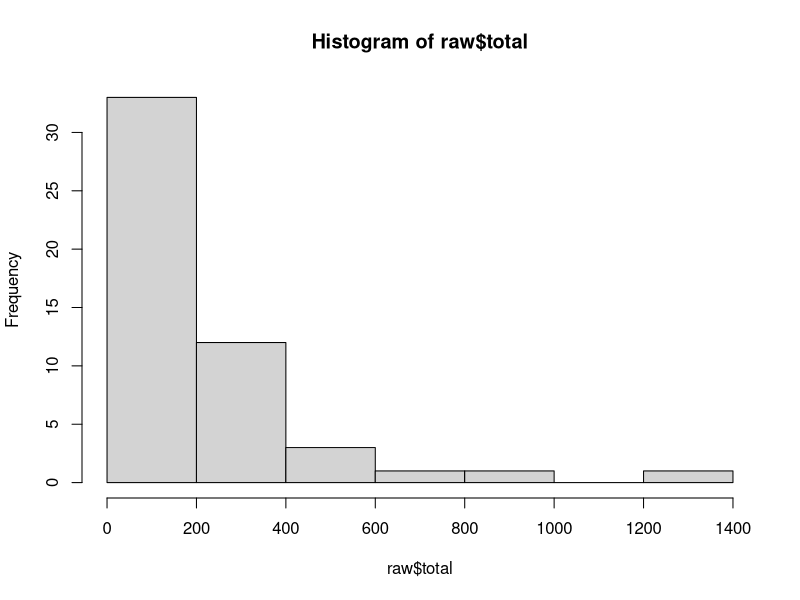
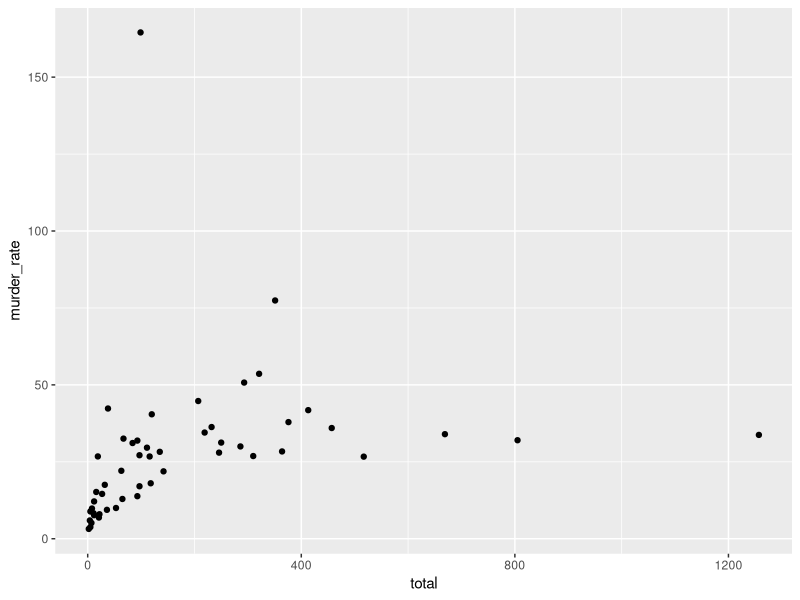
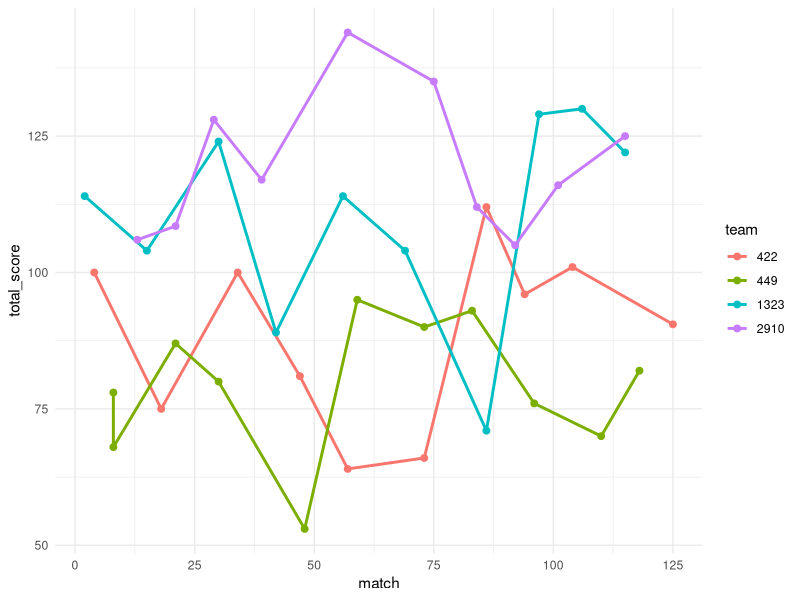

R code for these plots, in order:
## ---- chunk 1
#make sure to install these packages first 
library(dslabs) #Explain libraries
library(ggplot2) 
library(tidyverse)
library(scales)

raw = murders #use equal sign if no programming experience beforehand, use <- if they have experience

hist(raw$total) #have time figure this out with ?hist or help(hist), then reading the documentation
## ---- chunk 2
raw <- murders |> #Explain the pipe operator
    mutate( #explain why we used mutate
        murder_rate = total/population * 10^6
    )

#raw$murder_rate <- raw$total / raw$population * 10^6   #alternative method, but gets annoying after more than one change

ggplot(raw, aes(x = total, y = murder_rate)) +  #explain the ggplot library/function, explain the aesthetics
    geom_point() 
## ---- chunk 3
raw <- read.csv("shinyapp/data_files/newton/data.csv")
#choices: 422, 449, 1323, 2910
selected_teams <- c(422, 449, 1323, 2910) #explain c() -> maybe go into a tangent about R programming being mainly about vectors/lists, dataframes/tidies, etc.

past_match_points <- raw |>
    group_by(team) |>
    mutate(team = as.factor(team)) |>
    filter(team %in% selected_teams) |>
    summarize(
        team = team,
        match = match,
        total_score = 
            move*3 +
            auto_coral_L1_num*3 + auto_coral_L2_num*4 + auto_coral_L3_num*6 + auto_coral_L4_num*7 +
            robot_net_score*4 + proc_score*2.5 +
            coral_L1_num*2 + coral_L2_num*3 + coral_L3_num*4 + coral_L4_num*5 +
            ifelse(ending =="D", 12, ifelse(ending=="S",6,ifelse(ending=="P", 2, 0))),
    )

team_colors <- setNames(hue_pal()(length(levels(past_match_points$team))), levels(past_match_points$team))

ggplot(past_match_points, aes(x = match, y = total_score, color = team, group = team)) + 
    geom_line(size = 1) +
    geom_point(size = 2) + 
    scale_fill_manual(values = team_colors) +
    #scale_y_continuous(limits = c(0, max(past_match_points$total_score, na.rm = TRUE))) +
    #scale_x_continuous(breaks = unique(past_match_points$match)) +
    #labs(title = "Points Over Time", x = "Match", y = "Total Score", color = "Team") +
    theme_minimal()
